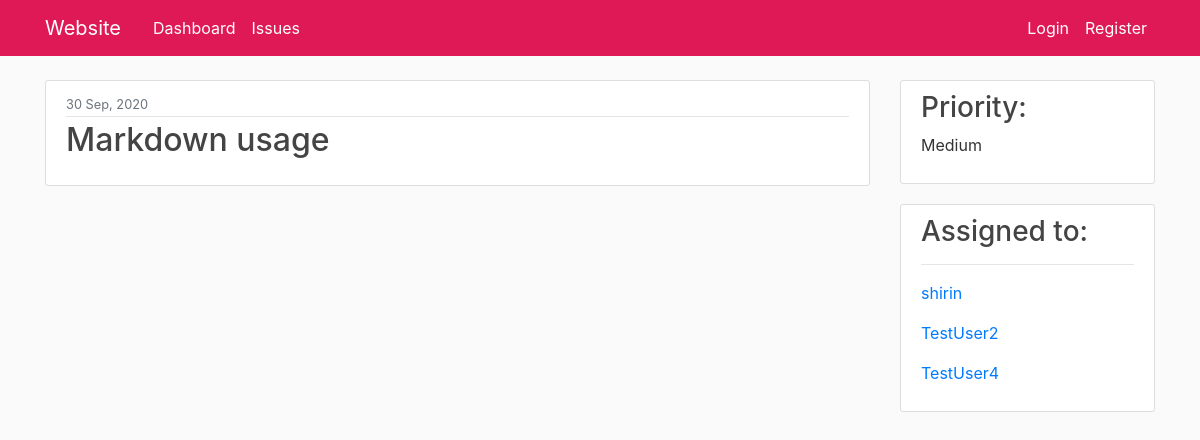
Page /issue/5/ on the committed database.
### issue/models.py (models this page shows, shortened)
class Issue(models.Model):
    PRIORITY_CHOICES= (
        ('high','high'),
        ('medium','medium'),
        ('low', 'low')
    )
    title=models.CharField(max_length=100)
    content= MarkdownxField()
    date_created=models.DateTimeField(default=timezone.now)
    priority=models.CharField(max_length=30, choices=PRIORITY_CHOICES)
    author = models.ManyToManyField(User)
    def formatted_markdown(self):
        return markdownify(self.content)

### issue/views.py (the view)
# urls.py: path('<int:pk>/', views.IssueDetailView.as_view(), name='issue-detail'),
class IssueDetailView(DetailView):
    model = Issue

### issue/templates/issue/issue_detail.html (shortened to what this page needs)
{% extends "issue/base.html" %}
{% block content %}
<div class="col-md-9">
    <article class="media content-section">
        <div class="media-body">
            <div class="article-metadata">
                <small class="text-muted">{{ object.date_created|date:"j M, Y"}}</small>
            </div>
        <h2><a class="article-title">{{ object.title }}</a></h2>
        </div>
    </article>
</div>
<div class="col-md-3">
    <article class="media content-section">
        <div class="media-body">
            <h3>Priority:</h3>
            <p class="article-content"> {{object.priority.title}} </p>
        </div>
    </article>
    <article class="media content-section">
        <div class="media-body">
            <h3>Assigned to:</h3>
            <hr>
            {% for an_author in object.author.all %}
                <p><a class="mr-2" href="{% url 'profile' %}">{{ an_author }}</a></p>
            {%endfor%}
        </div>
    </article>
</div>
{% endblock content %}

### issue/static/issue/main.css (style rules this page uses)
body { background: #fafafa; color: #333333; margin-top: 5rem; }
h1, h2, h3, h4, h5, h6 { color: #444444; }
.content-section { background: #ffffff; padding: 10px 20px; border: 1px solid #dddddd; border-radius: 3px; margin-bottom: 20px; }
.article-title { color: #444444; }
.article-content { white-space: pre-line; }
.article-metadata { padding-bottom: 1px; margin-bottom: 4px; border-bottom: 1px solid #e3e3e3 }

### rows in the picture
Issue: date_created "30 Sep, 2020", title "Markdown usage", priority "Medium"

### other values in the picture
{{ an_author }} "shirin"
{{ an_author }} "TestUser2"
{{ an_author }} "TestUser4"
